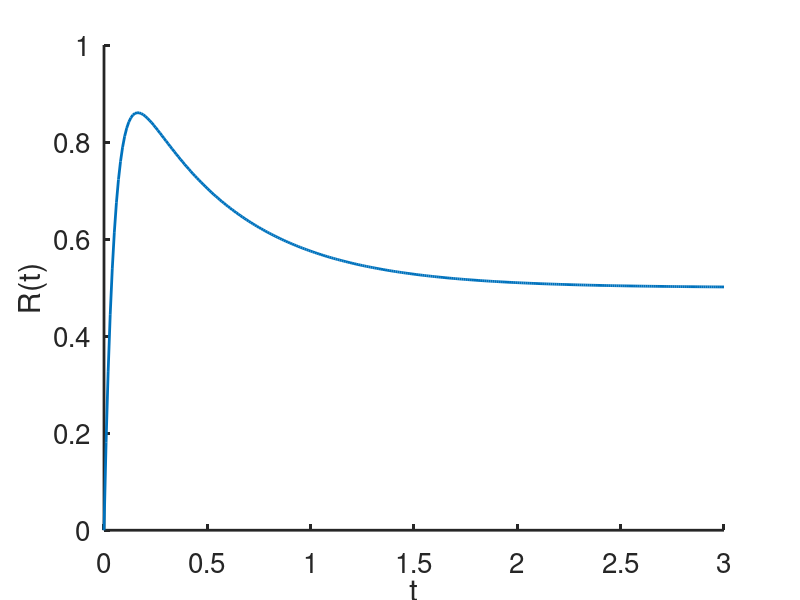
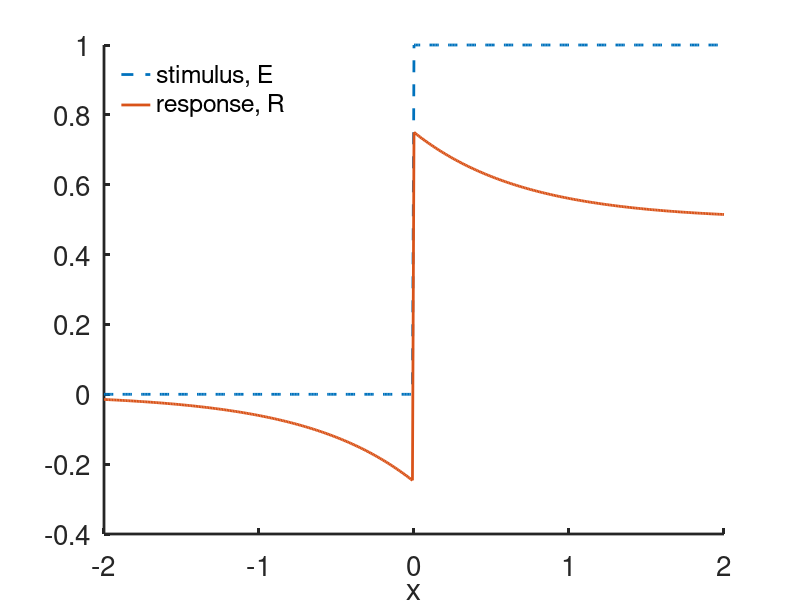

MATLAB code to generate these figures, in order:
% Solutions of the Peskin lateral inhibition  model 
clear all
close all
clc
set(0,                           ...
   'defaultaxesfontsize', 20,   ...
   'defaultaxeslinewidth', 2.0, ...
   'defaultlinelinewidth', 2.0, ...
   'defaultpatchlinewidth', 0.7);

%parameters
lam = 1;
k = 20;

t = [0:.01:3];

R = 1/(lam+1) -(k-1)/(k-lam-1)*exp(-k*t) + lam*k/((k-lam-1)*(lam+1))*exp(-(lam+1)*t);  

x = [-2:.01:2];
E = (x>=0);
sql = sqrt(lam+1);
Ix=lam/(lam+1)*((x>=0).*(1-exp(-x*sql)/2) +(x<0).*exp(x*sql)/2);


figure(1)
plot(t,R)
box off
xlabel('t')
ylabel('R(t)')

figure(2)
plot(x,E,'--',x,E-Ix)
box off
legend('boxoff')
legend('stimulus, E','response, R','location','northwest')
xlabel('x')



